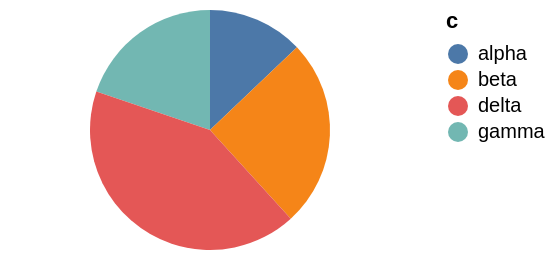

The Vega-Lite source for this figure:
### Vega-Lite specification from a JSON file in a GitHub repository (floating-point values rounded to 4 significant figures)
{"$schema": "https://vega.github.io/schema/vega-lite/v6.json", "width": 200, "height": 120, "data": {"values": [{"c": "alpha", "v": 28, "w": 3, "t": "2024-01-07"}, {"c": "beta", "v": 55, "w": 7, "t": "2024-03-19"}, {"c": "gamma", "v": 43, "w": 5, "t": "2024-06-02"}, {"c": "delta", "v": 91, "w": 9, "t": "2024-09-11"}]}, "mark": "arc", "encoding": {"theta": {"field": "v", "type": "quantitative"}, "color": {"field": "c", "type": "nominal"}}, "config": {"arc": {"fill": "midnightblue"}}}
